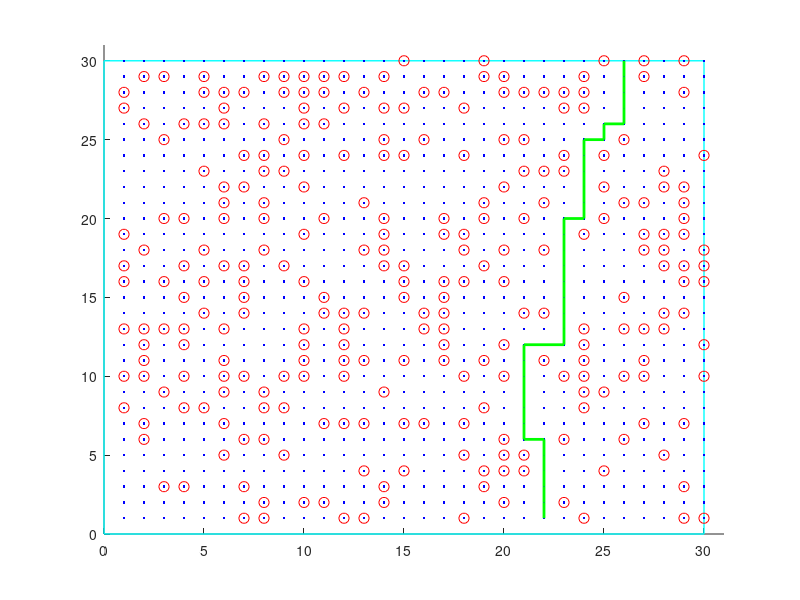

The MATLAB script that drew this image:
clear all, close all, clc;
% Create grid
N = 30;
[x, y] = meshgrid(1:N, 1:N);

% Obstacle density
P = 0.3;
obstacles = rand(N) < P;
Playing_board = [0 0;0 N;N N;N 0;0 0];

% Visualize grid and obstacles
figure; hold on;
axis([0 N+1 0 N+1]);
plot(Playing_board(:,1), Playing_board(:,2), 'c-', 'LineWidth', 1);
plot(x(:), y(:), 'b.');
plot(x(obstacles), y(obstacles), 'ro', 'MarkerSize', 7.5);

% BFS to find the shortest path from bottom to top
% Create a grid that marks the obstacles and visited cells
grid = -ones(N); % Initialize with -1, marking obstacles
grid(~obstacles) = 0; % Mark free cells with 0

% Queue for BFS: [row, col, distance]
queue = [];
for i = 1:N
    if grid(N, i) == 0
        queue(end+1, :) = [N, i, 0]; % Add starting points (bottom row, without obstacles)
        grid(N, i) = 1; % Mark as visited
    end
end

found = false;
while ~isempty(queue)
    current = queue(1, :);
    queue(1, :) = []; % Dequeue
    r = current(1);
    c = current(2);
    d = current(3);

    % Check if we've reached the top row
    if r == 1
        found = true;
        final_r = r;
        final_c = c;
        final_d = d;
        break;
    end

    % Visit neighbors (up, down, left, right)
    directions = [0, 1; 0, -1; -1, 0; 1, 0];
    for i = 1:size(directions, 1)
        nr = r + directions(i, 1);
        nc = c + directions(i, 2);
        if nr > 0 && nr <= N && nc > 0 && nc <= N && grid(nr, nc) == 0
            queue(end+1, :) = [nr, nc, d+1]; % Enqueue
            grid(nr, nc) = grid(r, c) + 1; % Mark as visited with distance
        end
    end
end

if found
    % Initialize arrays to store path coordinates
    path_x = [];
    path_y = [];
    
    % Trace back the path
    path_r = final_r;
    path_c = final_c;
    path_x(end+1) = path_c; % Store the final column
    path_y(end+1) = path_r; % Store the final row

    while grid(path_r, path_c) > 1 % Continue until reaching the start point
        % Move to the previous cell in the path
        directions = [0, 1; 0, -1; -1, 0; 1, 0];
        for i = 1:size(directions, 1)
            nr = path_r + directions(i, 1);
            nc = path_c + directions(i, 2);
            if nr > 0 && nr <= N && nc > 0 && nc <= N && grid(nr, nc) == grid(path_r, path_c) - 1
                path_r = nr;
                path_c = nc;
                path_x(end+1) = path_c; % Store the column
                path_y(end+1) = path_r; % Store the row
                break;
            end
        end
    end
    
    % Reverse the path coordinates since we traced back from the goal
    path_x = fliplr(path_x);
    path_y = fliplr(path_y);
    
    % Plot the path as a line
    plot(path_x, path_y, 'g-', 'LineWidth', 2); % Green line for the path
    disp('Path found!');
    fprintf('length of path = %d\n', length(path_x))
else
    disp('No path available.');
end


